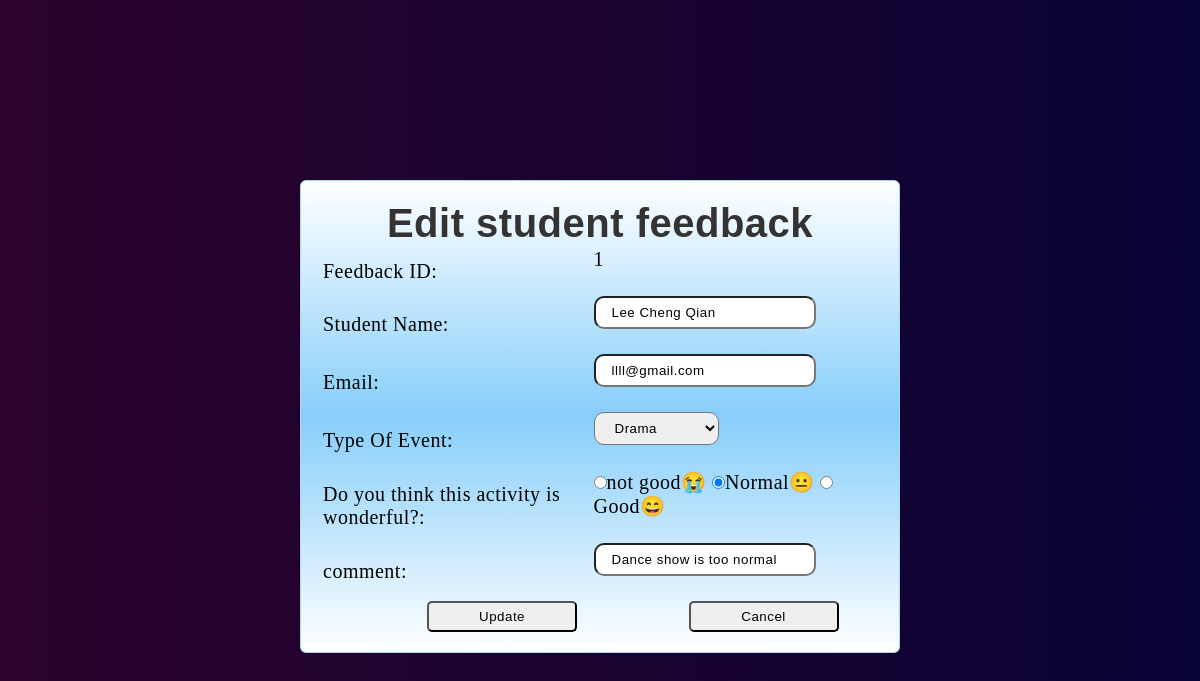
The app's page /edit-feedback.php?id=1 with its own data.
### tables this page shows
CREATE TABLE `feedback` (
  `FeedbackID` int(50) NOT NULL,
  `StudentName` varchar(30) NOT NULL,
  `Email` varchar(30) NOT NULL,
  `TypeOfevent` char(2) NOT NULL,
  `Feeling` char(2) NOT NULL,
  `Feedback` text NOT NULL
);

### config/helperFD.php (called while the page is built, shortened)
<?php
function getAllFeeling(){
    return array("B"=>"not good😭","N"=>"Normal😐","G"=>"Good😄️");
}
function getAllEvent(){
    return array(
        "LT"=>"Literature",
        "DC"=>"Dance",
        "DR"=>"Drama"
        );
}

### Edit-feedback.php (the view, shortened to what this page needs)
<!DOCTYPE html>
<html>
    <head>
        <link href="editFed.css" rel="stylesheet" type="text/css"/>
    </head>
    <body>
        <?php
        require_once './config/helperFD.php';
        ?>
        <?php
        global $hideForm;
        if ($_SERVER["REQUEST_METHOD"] == "GET") {
        (isset($_GET["id"]))?
        $FbID = strtoupper(trim($_GET["id"])):
        $FbID = "";
        $con = new mysqli(DB_HOST, DB_USER, DB_PASS, DB_NAME);
        $sql = "SELECT * FROM feedback WHERE FeedbackID='$FbID'";
        $result = $con->query($sql);
        if ($record = $result->fetch_object()) {
        $FbID = $record->FeedbackID;
        $sname = $record->StudentName;
        $email = $record->Email;
        $event = $record->TypeOfevent;
        $feeling = $record->Feeling;
        $comment = $record->Feedback;
        } else {
        echo"<div class='Ferror'style='margin-left:35%;'>
                    unable to retreive feedback record!
                    <a href='list-feedback.php'><b>Back to list</b></a>
                    </div>";
        $hideForm = true;
        }
        }
        ?>
        <?php if($hideForm==false): ?>
        <form action="" method="POST">
            <table>
                <h1>Edit student feedback</h1>
                <tr>
                    <td>Feedback ID:</td>
                    <td><?php echo $FbID; ?>
                        <input type="hidden" id="text1" name="FbID" class="EditColumn" value="<?php echo $FbID; ?>"/><br><br>
                    </td>
                </tr>
                <tr>
                    <td>Student Name:</td>
                    <td><input type="text" id="text1" name="sdfname" class="EditColumn" value="<?php echo $sname; ?>"/><br><br></td>
                </tr>
                <tr>
                    <td>Email:</td>
                    <td><input type="email" id="edate" name='semail' class="EditColumn"  value="<?php echo $email; ?>"><br><br></td>
                </tr>
                <tr>
                    <td>Type Of Event:</td>
                    <td><select name="sEvent" id="event" class="EditColumn">
                        <?php
        $allEvent = getAllEvent();
        foreach ($allEvent as $key => $value) {
        printf("<option value='%s'%s>%s</option>", $key,
        ($event == $key) ? "selected" : "",
        $value);
        }
        ?>
                        </select><br><br>
                    </td>
                </tr>
                <tr>
                    <td>Do you think this activity is wonderful?:</td>
                    <td><?php
                        $allFeeling = getAllFeeling();
                        foreach ($allFeeling as $key => $value) {
                        printf(" <input type='radio' name='sfeeling' value='%s' %s/>%s", $key,
                        ($feeling == $key) ? 'checked' : '',
                        $value);
                        }
        ?><br><br></td>
                </tr>
                <tr>
                    <td>comment:</td>
                    <td><input type="text" name="feedback" class="EditColumn" value="<?php echo $comment; ?>"><br><br></td>
                </tr>
            </table>
            <input type="submit" value="Update" class="editButton" name="btnUpdate" />
                    <input type="button" value="Cancel" class="editButton" name="btnCancel" onclick="location = 'list-feedback.php'" />
        </form>
        <?php endif;?>
    </body>
</html>

### editFed.css (style rules this page uses)
* { margin: 0; padding: 0; letter-spacing: 0.5px; box-sizing: border-box; }
h1, h2, h3, h4, h5, h6 { font-family: Arial, sans-serif; color: #333; text-align: center; }
body { margin-top:15%; height: 800px; align-items: center; background:linear-gradient(to right,#2b022b,#090436); }
form { margin:0 auto; width:50%; border:1px solid lightblue; padding: 20px; background-image: linear-gradient(white,lightskyblue,white); font-size: 20px; border-radius: 6px; }
.editButton { width: 150px; text-align: center; border-radius: 5px; padding: 6px; margin-left: 19%; }
.EditColumn { border-radius: 10px; padding:7px 1.6rem; padding-left:16px; }

### records on screen
feedback: FeedbackID "1", sdfname "Lee Cheng Qian", semail "llll@gmail.com", feedback "Dance show is too normal"

### other values on screen
$value "not good😭"
$value "Normal😐"
$value "Good😄️"
form field sEvent "Drama"
